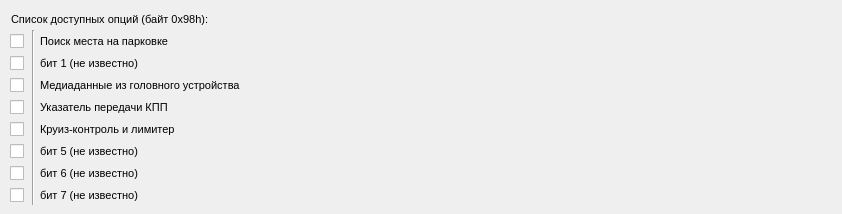
   <widget class="QWidget" name="b098">
    <attribute name="title">
     <string>Байт 98h</string>
    </attribute>
    <widget class="Line" name="line">
     <property name="geometry">
      <rect>
       <x>23</x>
       <y>30</y>
       <width>20</width>
       <height>175</height>
      </rect>
     </property>
     <property name="orientation">
      <enum>Qt::Vertical</enum>
     </property>
    </widget>
    <widget class="QLabel" name="label_4">
     <property name="geometry">
      <rect>
       <x>11</x>
       <y>11</y>
       <width>230</width>
       <height>16</height>
      </rect>
     </property>
     <property name="font">
      <font>
       <pointsize>8</pointsize>
      </font>
     </property>
     <property name="text">
      <string>Список доступных опций (байт 0x98h):</string>
     </property>
     <property name="alignment">
      <set>Qt::AlignLeading|Qt::AlignLeft|Qt::AlignVCenter</set>
     </property>
    </widget>
    <widget class="QLabel" name="label_6">
     <property name="geometry">
      <rect>
       <x>40</x>
       <y>121</y>
       <width>789</width>
       <height>16</height>
      </rect>
     </property>
     <property name="font">
      <font>
       <pointsize>8</pointsize>
      </font>
     </property>
     <property name="toolTip">
      <string>&lt;html&gt;&lt;head/&gt;&lt;body&gt;&lt;p&gt;Данный параметр активирует отображение индикатора работы круиз-контроля и ограничителя скорости&lt;/p&gt;&lt;/body&gt;&lt;/html&gt;</string>
     </property>
     <property name="text">
      <string>Круиз-контроль и лимитер</string>
     </property>
     <property name="alignment">
      <set>Qt::AlignLeading|Qt::AlignLeft|Qt::AlignVCenter</set>
     </property>
    </widget>
    <widget class="QCheckBox" name="checkBox_CruiseLimit">
     <property name="geometry">
      <rect>
       <x>10</x>
       <y>121</y>
       <width>16</width>
       <height>16</height>
      </rect>
     </property>
     <property name="text">
      <string/>
     </property>
    </widget>
    <widget class="QLabel" name="label_27">
     <property name="geometry">
      <rect>
       <x>40</x>
       <y>143</y>
       <width>116</width>
       <height>16</height>
      </rect>
     </property>
     <property name="font">
      <font>
       <pointsize>8</pointsize>
      </font>
     </property>
     <property name="text">
      <string>бит 5 (не известно)</string>
     </property>
     <property name="alignment">
      <set>Qt::AlignLeading|Qt::AlignLeft|Qt::AlignVCenter</set>
     </property>
    </widget>
    <widget class="QCheckBox" name="byte098hbit5">
     <property name="enabled">
      <bool>true</bool>
     </property>
     <property name="geometry">
      <rect>
       <x>10</x>
       <y>143</y>
       <width>16</width>
       <height>16</height>
      </rect>
     </property>
     <property name="text">
      <string/>
     </property>
    </widget>
    <widget class="QLabel" name="label_28">
     <property name="geometry">
      <rect>
       <x>40</x>
       <y>165</y>
       <width>116</width>
       <height>16</height>
      </rect>
     </property>
     <property name="font">
      <font>
       <pointsize>8</pointsize>
      </font>
     </property>
     <property name="text">
      <string>бит 6 (не известно)</string>
     </property>
     <property name="alignment">
      <set>Qt::AlignLeading|Qt::AlignLeft|Qt::AlignVCenter</set>
     </property>
    </widget>
    <widget class="QCheckBox" name="byte098hbit6">
     <property name="enabled">
      <bool>true</bool>
     </property>
     <property name="geometry">
      <rect>
       <x>10</x>
       <y>165</y>
       <width>16</width>
       <height>16</height>
      </rect>
     </property>
     <property name="text">
      <string/>
     </property>
    </widget>
    <widget class="QLabel" name="label_29">
     <property name="geometry">
      <rect>
       <x>40</x>
       <y>187</y>
       <width>116</width>
       <height>16</height>
      </rect>
     </property>
     <property name="font">
      <font>
       <pointsize>8</pointsize>
      </font>
     </property>
     <property name="text">
      <string>бит 7 (не известно)</string>
     </property>
     <property name="alignment">
      <set>Qt::AlignLeading|Qt::AlignLeft|Qt::AlignVCenter</set>
     </property>
    </widget>
    <widget class="QCheckBox" name="byte098hbit7">
     <property name="enabled">
      <bool>true</bool>
     </property>
     <property name="geometry">
      <rect>
       <x>10</x>
       <y>187</y>
       <width>16</width>
       <height>16</height>
      </rect>
     </property>
     <property name="text">
      <string/>
     </property>
    </widget>
    <widget class="QLabel" name="label_25">
     <property name="geometry">
      <rect>
       <x>40</x>
       <y>33</y>
       <width>148</width>
       <height>16</height>
      </rect>
     </property>
     <property name="font">
      <font>
       <pointsize>8</pointsize>
      </font>
     </property>
     <property name="text">
      <string>Поиск места на парковке</string>
     </property>
    </widget>
    <widget class="QCheckBox" name="byte098hbit0">
     <property name="geometry">
      <rect>
       <x>10</x>
       <y>33</y>
       <width>16</width>
       <height>16</height>
      </rect>
     </property>
     <property name="text">
      <string/>
     </property>
    </widget>
    <widget class="QLabel" name="label_26">
     <property name="geometry">
      <rect>
       <x>40</x>
       <y>55</y>
       <width>116</width>
       <height>16</height>
      </rect>
     </property>
     <property name="font">
      <font>
       <pointsize>8</pointsize>
      </font>
     </property>
     <property name="text">
      <string>бит 1 (не известно)</string>
     </property>
    </widget>
    <widget class="QCheckBox" name="byte098hbit1">
     <property name="geometry">
      <rect>
       <x>10</x>
       <y>55</y>
       <width>16</width>
       <height>16</height>
      </rect>
     </property>
     <property name="text">
      <string/>
     </property>
    </widget>
    <widget class="QLabel" name="label_5">
     <property name="geometry">
      <rect>
       <x>40</x>
       <y>77</y>
       <width>793</width>
       <height>16</height>
      </rect>
     </property>
     <property name="font">
      <font>
       <pointsize>8</pointsize>
      </font>
     </property>
     <property name="toolTip">
      <string>&lt;html&gt;&lt;head/&gt;&lt;body&gt;&lt;table border=&quot;0&quot; style=&quot; margin-top:0px; margin-bottom:0px; margin-left:0px; margin-right:0px;&quot; width=&quot;300&quot; cellspacing=&quot;2&quot; cellpadding=&quot;0&quot;&gt;&lt;tr&gt;&lt;td width=&quot;300&quot;&gt;&lt;p&gt;Данный параметр активирует получение из RT6/SMEG/NAC данных о радио/медиа/телефоне&lt;/p&gt;&lt;p&gt;&lt;br/&gt;&lt;img src=&quot;:/main_screen/images/main_screen.jpg&quot;/&gt;&lt;/p&gt;&lt;/td&gt;&lt;/tr&gt;&lt;/table&gt;&lt;/body&gt;&lt;/html&gt;</string>
     </property>
     <property name="toolTipDuration">
      <number>-1</number>
     </property>
     <property name="text">
      <string>Медиаданные из головного устройства</string>
     </property>
    </widget>
    <widget class="QCheckBox" name="checkBox_MediaData">
     <property name="enabled">
      <bool>true</bool>
     </property>
     <property name="geometry">
      <rect>
       <x>10</x>
       <y>77</y>
       <width>16</width>
       <height>16</height>
      </rect>
     </property>
     <property name="text">
      <string/>
     </property>
     <property name="checked">
      <bool>false</bool>
     </property>
    </widget>
    <widget class="QLabel" name="label_7">
     <property name="geometry">
      <rect>
       <x>40</x>
       <y>99</y>
       <width>739</width>
       <height>16</height>
      </rect>
     </property>
     <property name="font">
      <font>
       <pointsize>8</pointsize>
      </font>
     </property>
     <property name="toolTip">
      <string>&lt;html&gt;&lt;head/&gt;&lt;body&gt;&lt;p&gt; Данный параметр активирует отображение в правом верхнем углу индикатора текущей передачи&lt;/p&gt;&lt;/body&gt;&lt;/html&gt;</string>
     </property>
     <property name="text">
      <string>Указатель передачи КПП</string>
     </property>
     <property name="alignment">
      <set>Qt::AlignLeading|Qt::AlignLeft|Qt::AlignVCenter</set>
     </property>
    </widget>
    <widget class="QCheckBox" name="checkBox_ActiveGear">
     <property name="geometry">
      <rect>
       <x>10</x>
       <y>99</y>
       <width>16</width>
       <height>16</height>
      </rect>
     </property>
     <property name="text">
      <string/>
     </property>
    </widget>
    <zorder>label_4</zorder>
    <zorder>label_6</zorder>
    <zorder>checkBox_CruiseLimit</zorder>
    <zorder>label_27</zorder>
    <zorder>byte098hbit5</zorder>
    <zorder>label_28</zorder>
    <zorder>byte098hbit6</zorder>
    <zorder>label_29</zorder>
    <zorder>byte098hbit7</zorder>
    <zorder>label_25</zorder>
    <zorder>byte098hbit0</zorder>
    <zorder>label_26</zorder>
    <zorder>byte098hbit1</zorder>
    <zorder>label_5</zorder>
    <zorder>checkBox_MediaData</zorder>
    <zorder>label_7</zorder>
    <zorder>checkBox_ActiveGear</zorder>
    <zorder>line</zorder>
   </widget>
